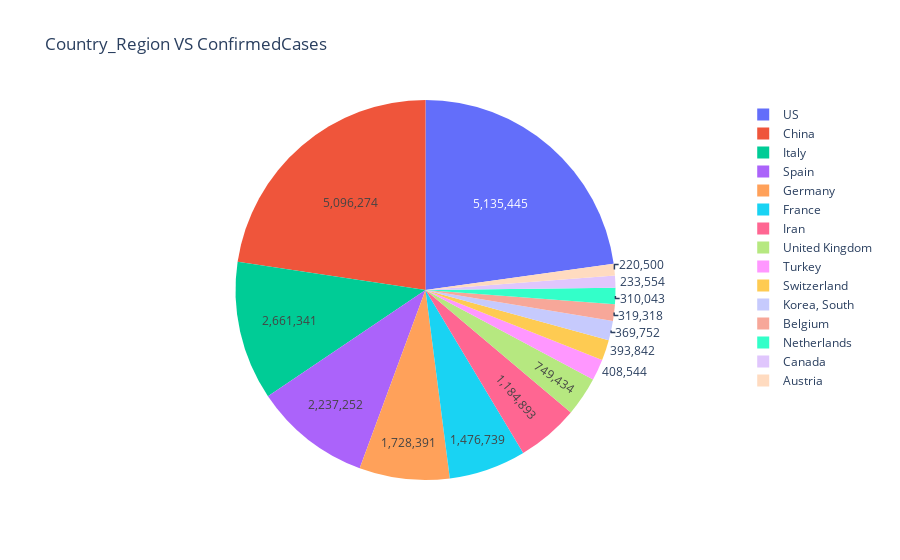

The cell this chart's notebook holds for it:
### Markdown cell above
## Pie Chart For ConfirmedCases For New Data

### Code cell
pp = data_15['Country_Region']
qq = data_15['ConfirmedCases']

data = go.Pie(labels=pp,values=qq, 
              hoverinfo='label+percent', textinfo='value')

layout = go.Layout(title='Country_Region VS ConfirmedCases')
data =[data]
fig = go.Figure(data,layout)
iplot(fig)

### Figure 1 — Plotly figure (JSON) as saved in the notebook; plotly's stock layout.template omitted (floating-point values rounded to 4 significant figures)
{"data": [{"hoverinfo": "label+percent", "labels": ["US", "China", "Italy", "Spain", "Germany", "France", "Iran", "United Kingdom", "Turkey", "Switzerland", "Korea, South", "Belgium", "Netherlands", "Canada", "Austria"], "textinfo": "value", "type": "pie", "values": [5135445, 5096274, 2661341, 2237252, 1728391, 1476739, 1184893, 749434, 408544, 393842, 369752, 319318, 310043, 233554, 220500]}], "layout": {"title": {"text": "Country_Region VS ConfirmedCases"}}}
